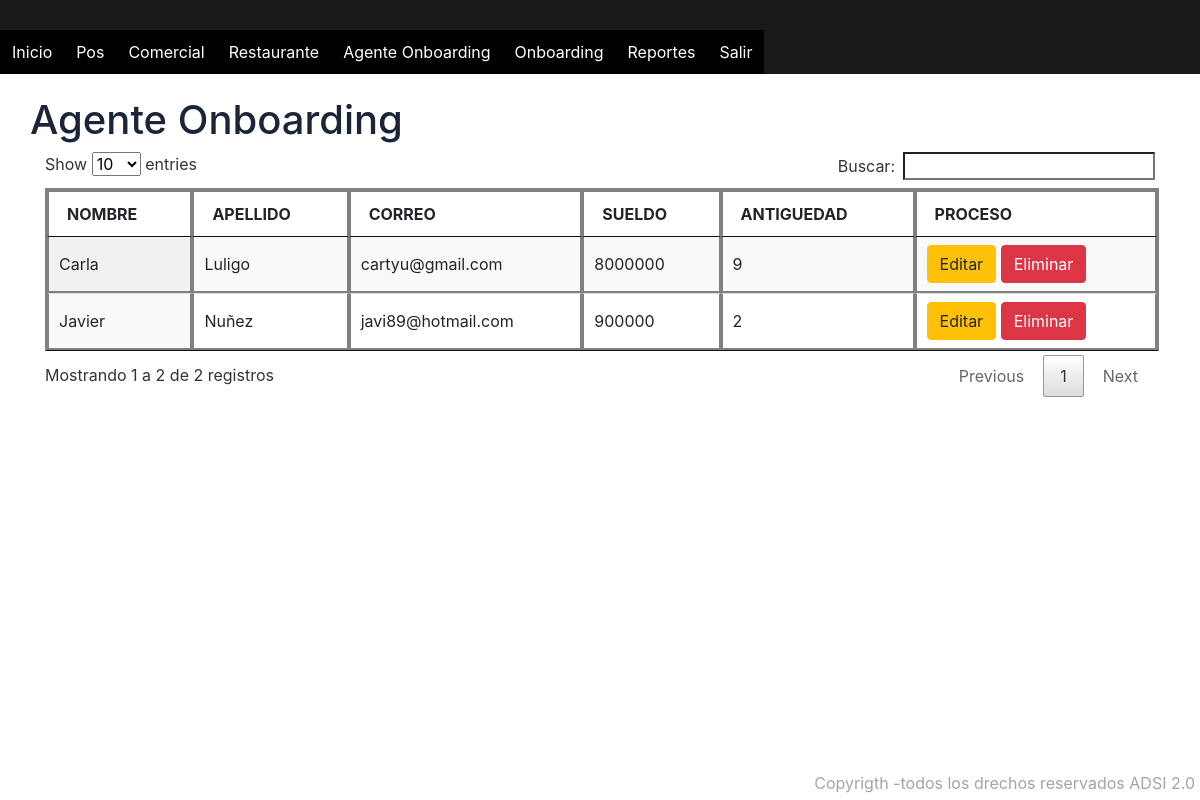
The app's page /Presentacion/html/fmrListarAgente.php with its own data.
### tables this page shows
CREATE TABLE `agenteonboarding` (
  `IdAgente` int(11) NOT NULL,
  `AgtoNombre` tinytext NOT NULL,
  `AgtoApellido` tinytext NOT NULL,
  `AgtoCorreo` varchar(50) NOT NULL,
  `AgtoSueldo` int(10) NOT NULL,
  `AgtoAntiguedad` int(10) DEFAULT NULL
);

### Presentacion/html/fmrListarAgente.php (the view, shortened to what this page needs)
<?php
    $objConexion = Conectarse() ;
    $sql ="SELECT * FROM agenteonboarding ";
    $resultado = $objConexion->query($sql);
?>
<!DOCTYPE html>
<html lang="es">
<head>
                <link rel="stylesheet" href="../css/bootstrap.min.css">
		<link rel="stylesheet" href="../css/jquery.dataTables.min.css">
</head>
<body>
   <header>
            <div id="header">
                <nav>
                    <ul class="nav">
                        <li><a href="./inicio.php">Inicio</a></li>
                        <li><a >Pos</a>
                        </li>
                        <li><a >Comercial</a>
                        </li>
                        <li><a >Restaurante</a>
                        </li>
                        <li><a >Agente Onboarding</a>
                        </li>
                         <li><a >Onboarding</a>
                         </li>
                        <li><a >Reportes</a>
                        </li>
                        <li><a href="../../index.php">Salir</a></li>
                    </ul>
                </nav>
            </div>
  </header>
    <br><br>
    <br><br>
    <div class="container">
                      <div class="row">
            <h1>Agente Onboarding</h1>
                      </div>
        <table id="tabla" class="display">
            <thead>
                <tr>
                    <th>NOMBRE</th>
                    <th>APELLIDO</th>
                    <th>CORREO</th>
                    <th>SUELDO</th>
                    <th>ANTIGUEDAD</th>
                    <th>PROCESO</th>
                </tr>
            </thead>
            <tbody>
                <?php while($fila = $resultado->fetch_assoc()){?>
                    <tr>
                        <td><?php echo $fila['AgtoNombre']; ?></td>
                        <td><?php echo $fila['AgtoApellido']; ?></td>
                        <td><?php echo $fila['AgtoCorreo']; ?></td>
                        <td><?php echo $fila['AgtoSueldo']; ?></td>
                        <td><?php echo $fila['AgtoAntiguedad']; ?></td>
                        <td><a href="../../Presentacion/html/fmrActualizarAgente.php?id=<?php echo $fila['IdAgente'];?>" class="btn btn-warning">Editar</a>
                           <a href="../../Logica/eliminarAgente.php?id=<?php echo $fila['IdAgente'];?>" class="btn btn-danger">Eliminar</a>
                        </td>
                    </tr>
                <?php } ?>
            </tbody>
        </table>
    </div>
<footer> Copyrigth -todos los drechos reservados ADSI 2.0 </footer>
</body>
</html>

### Presentacion/css/Estilos.css (style rules this page uses)
body { font-family: arial,hevetica; background-image: url(../Imagenes/img1.jpg) ; background-size: cover; background-attachment: fixed; background-repeat: no-repeat; width: auto; }
* { padding: 0; margin: 0; }
header { background: rgba(0,0,0,0.9); width: 100%; position: fixed; z-index: 100; }
ul, ol { list-style:none; }
.nav { width:100%; margin:30px auto; }
.nav > li { float:left; }
.nav li a { background-color:#000; color:#fff; text-decoration:none; padding:10px 12px; display:block; }
h1 { text-align: center; color: #1a2537; font-size: 40px; }
footer { position:fixed; bottom:5px; right:5px; opacity:0.5; z-index:99; color:rgb(77, 73, 73); }
table, th, td { border: 2px solid graytext; }

### records on screen
agenteonboarding: AgtoNombre "Javier", AgtoApellido "Nuñez", AgtoCorreo "javi89@hotmail.com", AgtoSueldo "900000", AgtoAntiguedad "2"
agenteonboarding: AgtoNombre "Carla", AgtoApellido "Luligo", AgtoCorreo "cartyu@gmail.com", AgtoSueldo "8000000", AgtoAntiguedad "9"
